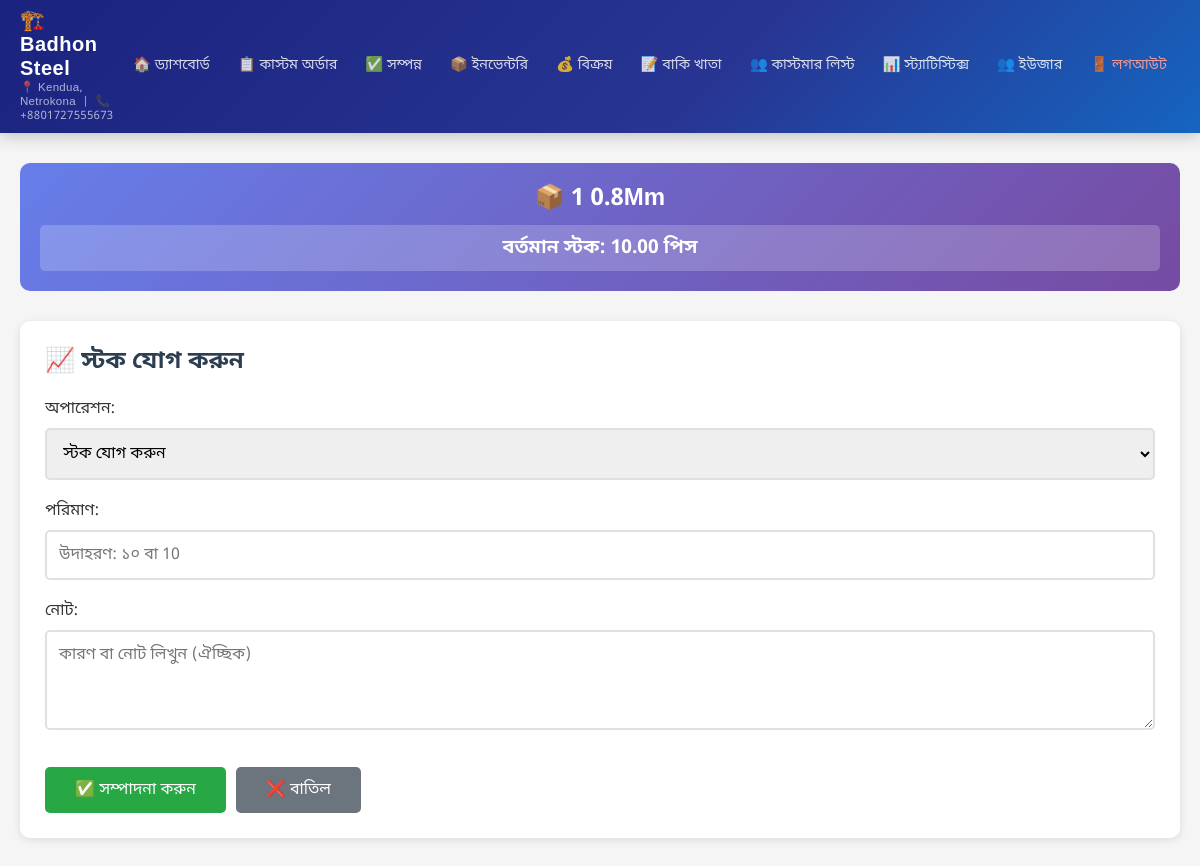
Before: /admin-panel/inventory/163/stock/ (signed in) with the older database file.
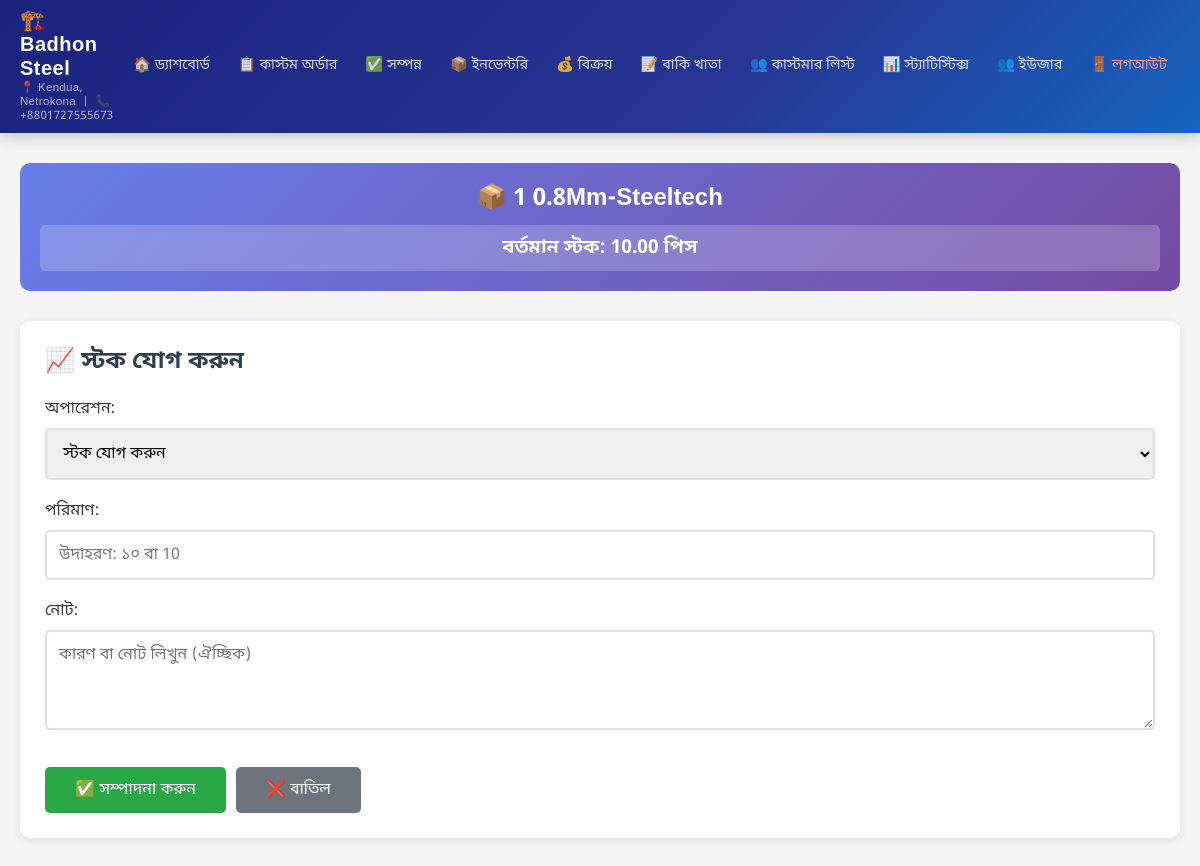
After: the same page with the newer database file.
### shop/models.py (models this page shows, shortened)
class InventoryProduct(models.Model):
    UNIT_CHOICES = [
        ('piece', 'পিস'),
        ('feet', 'ফুট'),
        ('meter', 'মিটার'),
        ('ton', 'টন'),
        ('kg', 'কেজি'),
    ]
    name = models.CharField(max_length=200, verbose_name='পণ্যের নাম')
    description = models.TextField(verbose_name='বিবরণ', blank=True)
    unit = models.CharField(max_length=20, choices=UNIT_CHOICES, verbose_name='একক')
    price_per_unit = models.DecimalField(max_digits=10, decimal_places=2, verbose_name='প্রতি একক মূল্য')
    stock_quantity = models.DecimalField(max_digits=10, decimal_places=2, verbose_name='স্টক পরিমাণ', default=0)
    is_active = models.BooleanField(default=True, verbose_name='সক্রিয়')
    created_at = models.DateTimeField(auto_now_add=True, verbose_name='তৈরির তারিখ')
    updated_at = models.DateTimeField(auto_now=True, verbose_name='আপডেটের তারিখ')
    image = models.ImageField(upload_to='inventory/', blank=True, null=True, verbose_name='ছবি')
    class Meta:
        verbose_name = 'ইনভেন্টরি পণ্য'
        verbose_name_plural = 'ইনভেন্টরি পণ্যসমূহ'
        ordering = ['name']
        unique_together = [['name', 'unit']]

### shop/views.py (the view)
# urls.py: path('admin-panel/inventory/<int:pk>/stock/', views.stock_management, name='stock_management'),
@login_required
def stock_management(request, pk):
    product = get_object_or_404(InventoryProduct, pk=pk)
    if request.method == 'POST':
        form = StockManagementForm(request.POST)
        if form.is_valid():
            operation_type = form.cleaned_data['operation_type']
            quantity = form.cleaned_data['quantity']
            notes = form.cleaned_data['notes']
            try:
                previous_quantity = product.stock_quantity
                if operation_type == 'add':
                    product.add_stock(quantity)
                    messages.success(request, f'✅ {quantity} {product.get_unit_display()} স্টক যোগ করা হয়েছে!')
                    StockHistory.objects.create(
                        product=product,
                        operation='add',
                        quantity=quantity,
                        previous_quantity=previous_quantity,
                        new_quantity=product.stock_quantity,
                        notes=notes
                    )
                elif operation_type == 'remove':
                    product.remove_stock(quantity)
                    messages.success(request, f'✅ {quantity} {product.get_unit_display()} স্টক কমানো হয়েছে!')
                    StockHistory.objects.create(
                        product=product,
                        operation='remove',
                        quantity=quantity,
                        previous_quantity=previous_quantity,
                        new_quantity=product.stock_quantity,
                        notes=notes
                    )
                return redirect('inventory_product_list')
            except ValueError as e:
                messages.error(request, f'❌ {str(e)}')
    else:
        form = StockManagementForm()
    context = {
        'form': form,
        'product': product,
        'operation_title': 'স্টক ব্যবস্থাপনা'
    }
    return render(request, 'admin_panel/stock_management.html', context)

### shop/forms.py (shortened to what this page needs)
class StockManagementForm(forms.Form):
    operation_type = forms.ChoiceField(
        label='অপারেশন',
        choices=[
            ('add', 'স্টক যোগ করুন'),
            ('remove', 'স্টক কমান'),
        ],
        widget=forms.Select(attrs={
            'class': 'form-control',
            'onchange': 'updateFormTitle()'
        })
    )
    quantity = forms.CharField(
        label='পরিমাণ',
        required=True,
        widget=forms.TextInput(attrs={
            'class': 'form-control bangla-number-input',
            'placeholder': 'উদাহরণ: ১০ বা 10',
            'autocomplete': 'off',
        })
    )
    notes = forms.CharField(
        label='নোট',
        required=False,
        widget=forms.Textarea(attrs={
            'class': 'form-control',
            'rows': 3,
            'placeholder': 'কারণ বা নোট লিখুন (ঐচ্ছিক)'
        })
    )

### shop/templates/admin_panel/stock_management.html (shortened to what this page needs)
{% extends 'admin_panel/base.html' %}
{% block content %}
<div class="form-container">
    <div class="product-info">
        <h3>📦 {{ product.name }}</h3>
        <div class="stock-info">
            বর্তমান স্টক: {{ product.stock_quantity }} {{ product.get_unit_display }}
        </div>
    </div>
    <div class="card">
        <h2 class="card-title">{{ operation_title }}</h2>
        <form method="post">
            <div class="form-group">
                {{ form.operation_type.label_tag }}
                {{ form.operation_type }}
            </div>
            <div class="form-group">
                {{ form.quantity.label_tag }}
                {{ form.quantity }}
            </div>
            <div class="form-group">
                {{ form.notes.label_tag }}
                {{ form.notes }}
            </div>
            <div class="form-actions">
                <button type="submit" class="btn btn-success">
                    ✅ সম্পাদনা করুন
                </button>
                <a href="{% url 'inventory_product_list' %}" class="btn btn-secondary">❌ বাতিল</a>
            </div>
        </form>
    </div>
</div>
{% endblock %}

Changed rows visible on the page:
changed InventoryProduct: name "1 0.8Mm" → "1 0.8Mm-Steeltech"
